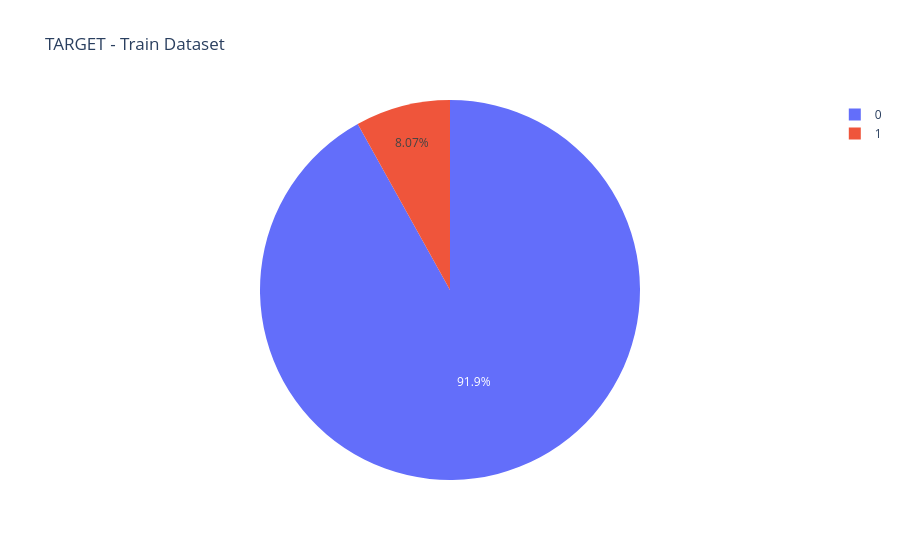

Notebook source saved alongside this figure:
### Markdown cell above
## Check Imbalance

### Code cell
temp = application["TARGET"].value_counts()
df = pd.DataFrame({'labels': temp.index,
                   'values': temp.values
                  })

fig = px.pie(
    df, 
    names='labels', 
    values='values',
    title='TARGET - Train Dataset'
)

fig.update_traces(textposition='inside' #, textinfo='percent+label'
                  )
fig.show()

### Figure 1 — Plotly figure (JSON) as saved in the notebook; plotly's stock layout.template omitted (floating-point values rounded to 4 significant figures)
{"data": [{"domain": {"x": [0, 1], "y": [0, 1]}, "hovertemplate": "labels=%{label}<br>value=%{value}<extra></extra>", "labels": [0, 1], "legendgroup": "", "name": "", "showlegend": true, "textposition": "inside", "type": "pie", "values": [282686, 24825]}], "layout": {"legend": {"tracegroupgap": 0}, "title": {"text": "TARGET - Train Dataset"}}}
